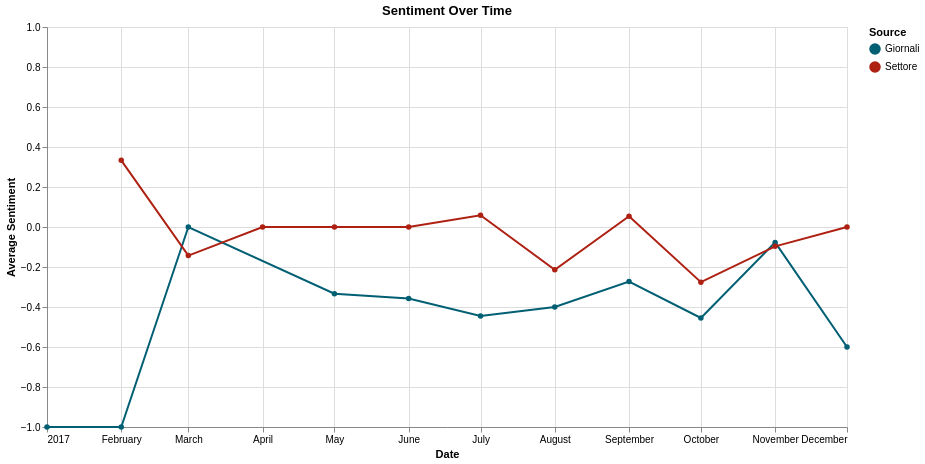

Express this chart as Vega-Lite.
### Vega-Lite specification from a JSON file in a GitHub repository (floating-point values rounded to 4 significant figures; data arrays with more than 128 entries replaced by an {"elided": "..."} marker saying what was removed)
{"$schema": "https://vega.github.io/schema/vega-lite/v5.20.1.json", "config": {"view": {"continuousHeight": 300, "continuousWidth": 300}}, "data": {"name": "data-2269e76abe0d451ef380684e2a7714d4"}, "datasets": {"data-2269e76abe0d451ef380684e2a7714d4": {"elided": "190 records"}}, "encoding": {"color": {"field": "Origine", "scale": {"range": ["#005f73", "#ae2012"]}, "title": "Source", "type": "nominal"}, "tooltip": [{"field": "YearMonth", "title": "Date", "type": "temporal"}, {"field": "Origine", "title": "Source", "type": "nominal"}, {"field": "mean_sentiment", "title": "Average Sentiment", "type": "quantitative"}, {"field": "count", "title": "Article Count", "type": "quantitative"}], "x": {"field": "YearMonth", "title": "Date", "type": "temporal"}, "y": {"field": "mean_sentiment", "scale": {"domain": [-1, 1]}, "title": "Average Sentiment", "type": "quantitative"}}, "height": 400, "mark": {"point": true, "type": "line"}, "params": [{"bind": {"input": "range", "max": 2024, "min": 2017, "name": "Select Year:", "step": 1}, "name": "year_param", "value": 2017}], "title": "Sentiment Over Time", "transform": [{"filter": "datum.Year == year_param"}], "width": 800}
